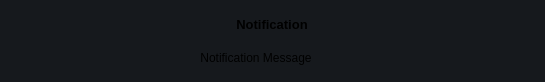
        <widget class="QCustomSlideMenu" name="PopupNotificationContainer" native="true">
         <property name="sizePolicy">
          <sizepolicy hsizetype="Preferred" vsizetype="Minimum">
           <horstretch>0</horstretch>
           <verstretch>0</verstretch>
          </sizepolicy>
         </property>
         <property name="minimumSize">
          <size>
           <width>545</width>
           <height>82</height>
          </size>
         </property>
         <property name="maximumSize">
          <size>
           <width>545</width>
           <height>82</height>
          </size>
         </property>
         <property name="styleSheet">
          <string notr="true">background-color: #16191d;
border-radius: 10px;</string>
         </property>
         <layout class="QVBoxLayout" name="verticalLayout_18">
          <property name="leftMargin">
           <number>10</number>
          </property>
          <item>
           <widget class="QLabel" name="label_14">
            <property name="maximumSize">
             <size>
              <width>16777215</width>
              <height>30</height>
             </size>
            </property>
            <property name="font">
             <font>
              <pointsize>10</pointsize>
              <weight>75</weight>
              <bold>true</bold>
             </font>
            </property>
            <property name="text">
             <string>Notification</string>
            </property>
            <property name="alignment">
             <set>Qt::AlignCenter</set>
            </property>
           </widget>
          </item>
          <item>
           <widget class="QFrame" name="PopupSubNotificationContainer">
            <property name="frameShape">
             <enum>QFrame::StyledPanel</enum>
            </property>
            <property name="frameShadow">
             <enum>QFrame::Raised</enum>
            </property>
            <layout class="QHBoxLayout" name="horizontalLayout_11">
             <property name="spacing">
              <number>0</number>
             </property>
             <property name="leftMargin">
              <number>0</number>
             </property>
             <property name="topMargin">
              <number>0</number>
             </property>
             <property name="rightMargin">
              <number>0</number>
             </property>
             <property name="bottomMargin">
              <number>0</number>
             </property>
             <item>
              <widget class="QLabel" name="label_13">
               <property name="sizePolicy">
                <sizepolicy hsizetype="Expanding" vsizetype="Preferred">
                 <horstretch>0</horstretch>
                 <verstretch>0</verstretch>
                </sizepolicy>
               </property>
               <property name="text">
                <string>Notification Message</string>
               </property>
               <property name="alignment">
                <set>Qt::AlignCenter</set>
               </property>
              </widget>
             </item>
             <item alignment="Qt::AlignRight">
              <widget class="QPushButton" name="closeNotificationBtn">
               <property name="text">
                <string/>
               </property>
               <property name="icon">
                <iconset resource="resources.qrc">
                 <normaloff>:/white /White Icons/x-octagon.svg</normaloff>:/white /White Icons/x-octagon.svg</iconset>
               </property>
               <property name="iconSize">
                <size>
                 <width>24</width>
                 <height>24</height>
                </size>
               </property>
              </widget>
             </item>
            </layout>
           </widget>
          </item>
         </layout>
        </widget>
